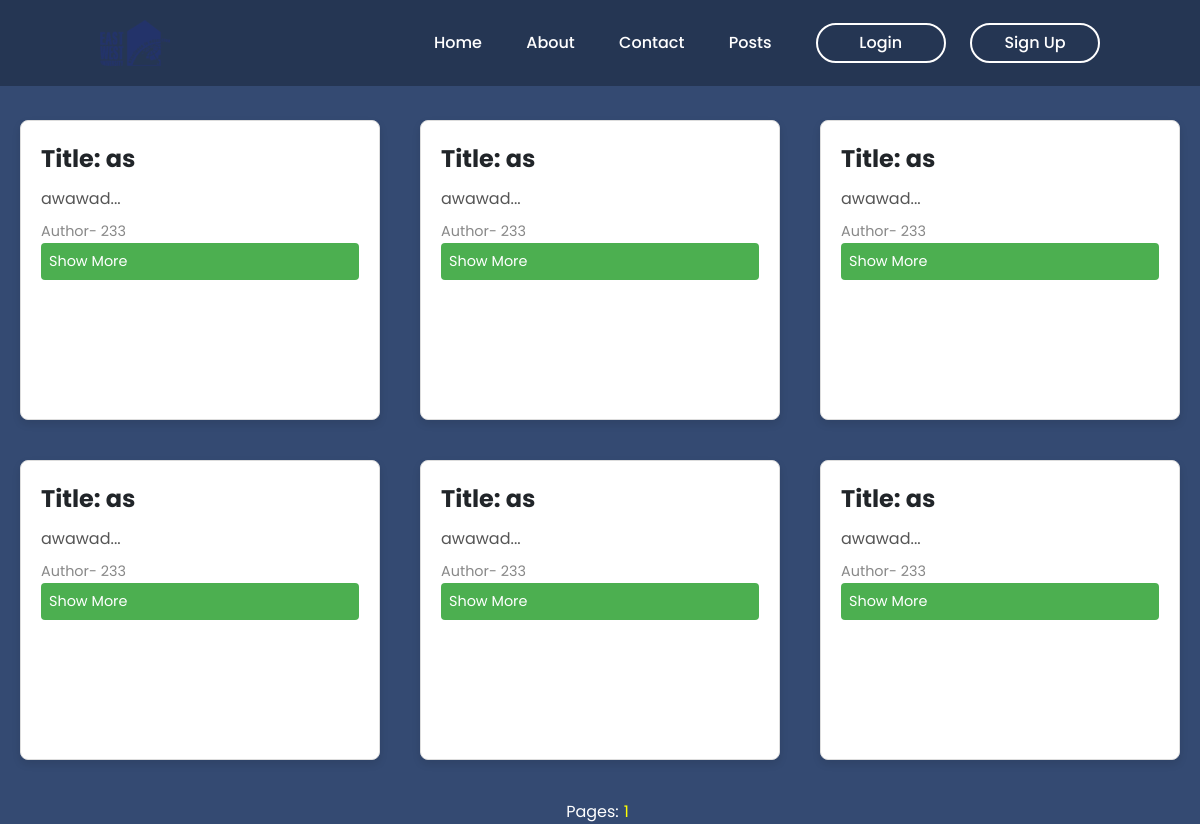
/ViewPublicPost.php, run on the app's committed database.
### tables this page shows
CREATE TABLE `posts` (
  `id` int(11) NOT NULL,
  `title` varchar(255) DEFAULT NULL,
  `body` text DEFAULT NULL,
  `author` varchar(255) DEFAULT NULL,
  `visibility` varchar(50) DEFAULT NULL,
  `email` varchar(255) DEFAULT NULL
);

### ViewPublicPost.php (the view, shortened to what this page needs)
<?php
include_once 'header.php';
require_once 'additonal/dbh.add.php';
function getPublicPosts($conn, $page, $perPage)
{
    $offset = ($page - 1) * $perPage;
    $sql = "SELECT * FROM posts WHERE visibility='Public' LIMIT $perPage OFFSET $offset";
    $result = mysqli_query($conn, $sql);
    if ($result) {
        $posts = [];
        while ($row = mysqli_fetch_assoc($result)) {
            $posts[] = $row;
        }
        return $posts;
    } else {
        return false;
    }
}
$perPage = 6;
$page = isset($_GET['page']) ? intval($_GET['page']) : 1;
$publicPosts = getPublicPosts($conn, $page, $perPage);
?>
<!DOCTYPE html>
<html lang="en">
<head>
</head>
<body>
    <div class="cards-container">
        <?php foreach ($publicPosts as $post): ?>
            <div class="card">
                <div class="card-title">Title: <?php echo $post['title']; ?></div>
                <div class="card-body-preview"><?php echo substr($post['body'], 0, 100); ?>...</div>
                <div class="card-author">Author- <?php echo $post['author']; ?></div>
                <a class="card-show-more" href="showpost.php?id=<?php echo $post['id']; ?>">Show More</a>
            </div>
            <br>
        <?php endforeach; ?>
    </div>
    <div class="pagination">
        <span style="color:white;">Pages:</span>
        <?php
        $sql = "SELECT COUNT(*) AS total FROM posts WHERE visibility='Public'";
        $result = mysqli_query($conn, $sql);
        $row = mysqli_fetch_assoc($result);
        $totalRecords = $row['total'];
        $totalPages = ceil($totalRecords / $perPage);
        for ($i = 1; $i <= $totalPages; $i++) {
            echo '<a href="?page=' . $i . '" class="' . ($i === $page ? 'active' : '') . '">' . $i . '</a>';
        }
        ?>
    </div>
</body>
</html>

### header.php (shortened to what this page needs)
<html lang="en">
  <head>
    <link rel="stylesheet" type="text/css" href="css/all.css">
    <link rel="stylesheet" type="text/css" href="css/style.css">
    <link rel="stylesheet" type="text/css" href="css/bootstrap.min.css">
    <link rel="stylesheet" href="https://cdnjs.cloudflare.com/ajax/libs/font-awesome/6.3.0/css/all.min.css"/>
  </head>
  <body>
    <header>
    <img alt="Picture" class="rounded" src="logo2.png">
      <nav class="navigation">
        <a href="index.php">Home</a>
        <a href="about.php">About</a>
        <a href="contact.php">Contact</a>
        <a href="ViewPublicPost.php">Posts</a>
        <button class="btnLogin-popup"  onclick="window.location.href = 'login.php';">Login</button>
        <button class="btnSignUp-popup" onclick="window.location.href = 'signup.php';">Sign Up</button>
      </nav>
    </header>
</body>
</html>

### css/style.css (style rules this page uses)
:root { --color-primary: #6f6af8; --color-primary-light: rgba(109, 104, 248, 0.18); --color-primary-variant: #5854c7; --color-red: #da0f3f; --color-red-light: rgba(219, 15, 63, 0.15); --color-green: #00c476; --color-green-light: rgba(0, 194, 116, 0.15); --color-gray-900: #1e1e66; --color-gray-700: #2d2b7c; --color-gray-300: rgba(242, 242, 254, 0.3); --color-gray-200: rgba(242, 242, 254, 0.7); --color-white: #f2f2fe; --color-bg: #0f0f3e; --transition: all 300ms ease; --container-width-lg: 74%; --container-width-md: 88%; --form-width: 40%; --border-radius-1: 0.3rem; --border-radius-2: 0.5rem; --border-radius-3: 0.8rem; --border-radius-4: 2rem; --border-radius-5: 5rem; }
a:link { text-decoration: none; }
body { font-family: 'Poppins', sans-serif; }

### css/headers.css (style rules this page uses)
* { box-sizing: border-box; font-family: 'Poppins',sans-serif; }
header { position:fixed; top: 0; left: 0; width: 100%; padding: 20px 100px; background-color: rgba(0, 0, 0, 0.27); display:flex; justify-content: space-between; align-items: center; z-index: 99; }
.navigation a { position: relative; font-size: 16px; color: white; text-decoration: none; font-weight: 500; margin-left: 40px; }
.navigation a::after { content: ''; position: absolute; left: 0; bottom: -6px; width: 100%; height: 2px; background: #fff; border-radius: 10px; transform: scaleX(0); transition: transform .5s; }
.navigation .btnLogin-popup { width: 130px; height: 40px; background: transparent; border: 2px solid #fff; outline: none; border-radius: 25px; cursor: pointer; font-size: 16px; color: white; font-weight: 500; margin-left: 40px; transition: .5s; }
.navigation .btnSignUp-popup { width: 130px; height: 40px; background: transparent; border: 2px solid #fff; outline: none; border-radius: 25px; cursor: pointer; font-size: 16px; color: white; font-weight: 500; margin-left: 20px; transition: .5s; }

### css/signup.css (style rules this page uses)
body { background-color: #344a72; font-family: "Roboto", sans-serif; }

### ViewPublicPost.php (style rules this page uses)
body { font-family: 'Arial', sans-serif; background-color: #344a72; margin: 0; padding: 0; display: flex; flex-direction: column; align-items: center; padding-top: 100px; }
.cards-container { display: flex; flex-wrap: wrap; justify-content: center; }
.card { background-color: #fff; border: 1px solid #ddd; border-radius: 8px; box-shadow: 0 4px 8px rgba(0, 0, 0, 0.1); margin: 20px; padding: 20px; text-align: left; width: 30%; min-width: 350px; min-height: 300px; transition: box-shadow 0.3s ease; box-sizing: border-box; }
.card-title { font-size: 1.5em; font-weight: bold; margin-bottom: 10px; }
.card-body-preview { font-size: 1em; color: #555; margin-bottom: 10px; }
.card-author { font-size: 0.9em; color: #888; }
.card-show-more { background-color: #4caf50; color: white; padding: 8px; border: none; border-radius: 4px; cursor: pointer; font-size: 0.9em; text-decoration: none; display: inline-block; }
.pagination { display: flex; justify-content: center; margin-top: 20px; }
.pagination a { color: white; margin: 0 5px; text-decoration: none; }
.pagination .active { color: yellow; }

### data on the page
posts: title "as", body "awawad", author "233"
posts: title "as", body "awawad", author "233"
posts: title "as", body "awawad", author "233"
posts: title "as", body "awawad", author "233"
posts: title "as", body "awawad", author "233"
posts: title "as", body "awawad", author "233"
